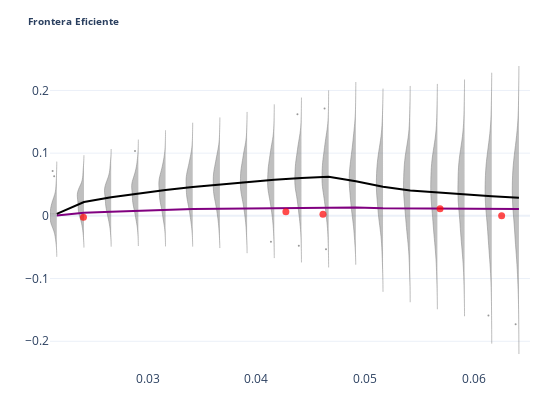

The notebook cell saved with this chart:
### Code cell
ref_df = pd.concat(ref_,axis=1).transpose()

mean_ref = ref_df.mean(axis=0)
traces=[]
temp = eff.iloc[2:]
traces.append(go.Scatter(x=eff_v.index,y=eff_v,mode='lines',line={'color':'purple'}))
traces.append(go.Scatter(x=expvol,y=expret,mode='markers',marker={'size':7,'color':'red'},opacity=0.7))
traces.append(go.Scatter(x=mean_ref.index,y=mean_ref,mode='lines',line={'color':'black'}))
for c in ref_df.columns:
     traces.append(go.Violin(y=ref_df.loc[:,c],jitter=0.2,pointpos=-0.5,
            points='outliers',name=c,side='negative',meanline_visible=True,
            marker={'size':2,'color':'black','opacity':0.4},line={'width':0.5,'color':'gray'}))
scat(traces)

### Figure 1 — Plotly figure (JSON) as saved in the notebook; plotly's stock layout.template omitted (floating-point values rounded to 4 significant figures; data arrays with more than 128 entries replaced by an {"elided": "..."} marker saying what was removed)
{"data": [{"line": {"color": "purple"}, "mode": "lines", "type": "scatter", "x": [0.02164, 0.02414, 0.02664, 0.02914, 0.03164, 0.03414, 0.03664, 0.03914, 0.04164, 0.04414, 0.04664, 0.04914, 0.05164, 0.05414, 0.05664, 0.05914, 0.06164, 0.06414], "y": [0.0004051, 0.004811, 0.006712, 0.008271, 0.009667, 0.01076, 0.01138, 0.01188, 0.01232, 0.01272, 0.0131, 0.01345, 0.01219, 0.01178, 0.01147, 0.01094, 0.01096, 0.01073]}, {"marker": {"color": "red", "size": 7}, "mode": "markers", "opacity": 0.7, "type": "scatter", "x": [0.05689, 0.06255, 0.04271, 0.02409, 0.04612], "y": [0.01144, 0.0001647, 0.006449, -0.002404, 0.002528]}, {"line": {"color": "black"}, "mode": "lines", "type": "scatter", "x": [0.02164, 0.02414, 0.02664, 0.02914, 0.03164, 0.03414, 0.03664, 0.03914, 0.04164, 0.04414, 0.04664, 0.04914, 0.05164, 0.05414, 0.05664, 0.05914, 0.06164, 0.06414], "y": [0.003218, 0.02207, 0.02981, 0.03605, 0.04138, 0.04615, 0.05025, 0.05426, 0.05766, 0.06037, 0.06242, 0.05518, 0.04645, 0.0406, 0.03717, 0.03431, 0.0313, 0.02868]}, {"jitter": 0.2, "line": {"color": "gray", "width": 0.5}, "marker": {"color": "black", "opacity": 0.4, "size": 2}, "meanline": {"visible": true}, "name": "0.0216429438106569", "pointpos": -0.5, "points": "outliers", "side": "negative", "type": "violin", "y": {"elided": "200 float values"}}, {"jitter": 0.2, "line": {"color": "gray", "width": 0.5}, "marker": {"color": "black", "opacity": 0.4, "size": 2}, "meanline": {"visible": true}, "name": "0.0241429438106569", "pointpos": -0.5, "points": "outliers", "side": "negative", "type": "violin", "y": {"elided": "200 float values"}}, {"jitter": 0.2, "line": {"color": "gray", "width": 0.5}, "marker": {"color": "black", "opacity": 0.4, "size": 2}, "meanline": {"visible": true}, "name": "0.026642943810656898", "pointpos": -0.5, "points": "outliers", "side": "negative", "type": "violin", "y": {"elided": "200 float values"}}, {"jitter": 0.2, "line": {"color": "gray", "width": 0.5}, "marker": {"color": "black", "opacity": 0.4, "size": 2}, "meanline": {"visible": true}, "name": "0.029142943810656897", "pointpos": -0.5, "points": "outliers", "side": "negative", "type": "violin", "y": {"elided": "200 float values"}}, {"jitter": 0.2, "line": {"color": "gray", "width": 0.5}, "marker": {"color": "black", "opacity": 0.4, "size": 2}, "meanline": {"visible": true}, "name": "0.031642943810656896", "pointpos": -0.5, "points": "outliers", "side": "negative", "type": "violin", "y": {"elided": "200 float values"}}, {"jitter": 0.2, "line": {"color": "gray", "width": 0.5}, "marker": {"color": "black", "opacity": 0.4, "size": 2}, "meanline": {"visible": true}, "name": "0.0341429438106569", "pointpos": -0.5, "points": "outliers", "side": "negative", "type": "violin", "y": {"elided": "200 float values"}}, {"jitter": 0.2, "line": {"color": "gray", "width": 0.5}, "marker": {"color": "black", "opacity": 0.4, "size": 2}, "meanline": {"visible": true}, "name": "0.03664294381065689", "pointpos": -0.5, "points": "outliers", "side": "negative", "type": "violin", "y": {"elided": "200 float values"}}, {"jitter": 0.2, "line": {"color": "gray", "width": 0.5}, "marker": {"color": "black", "opacity": 0.4, "size": 2}, "meanline": {"visible": true}, "name": "0.03914294381065689", "pointpos": -0.5, "points": "outliers", "side": "negative", "type": "violin", "y": {"elided": "200 float values"}}, {"jitter": 0.2, "line": {"color": "gray", "width": 0.5}, "marker": {"color": "black", "opacity": 0.4, "size": 2}, "meanline": {"visible": true}, "name": "0.04164294381065689", "pointpos": -0.5, "points": "outliers", "side": "negative", "type": "violin", "y": {"elided": "200 float values"}}, {"jitter": 0.2, "line": {"color": "gray", "width": 0.5}, "marker": {"color": "black", "opacity": 0.4, "size": 2}, "meanline": {"visible": true}, "name": "0.04414294381065689", "pointpos": -0.5, "points": "outliers", "side": "negative", "type": "violin", "y": {"elided": "200 float values"}}, {"jitter": 0.2, "line": {"color": "gray", "width": 0.5}, "marker": {"color": "black", "opacity": 0.4, "size": 2}, "meanline": {"visible": true}, "name": "0.04664294381065689", "pointpos": -0.5, "points": "outliers", "side": "negative", "type": "violin", "y": {"elided": "200 float values"}}, {"jitter": 0.2, "line": {"color": "gray", "width": 0.5}, "marker": {"color": "black", "opacity": 0.4, "size": 2}, "meanline": {"visible": true}, "name": "0.04914294381065688", "pointpos": -0.5, "points": "outliers", "side": "negative", "type": "violin", "y": {"elided": "200 float values"}}, {"jitter": 0.2, "line": {"color": "gray", "width": 0.5}, "marker": {"color": "black", "opacity": 0.4, "size": 2}, "meanline": {"visible": true}, "name": "0.051642943810656886", "pointpos": -0.5, "points": "outliers", "side": "negative", "type": "violin", "y": {"elided": "200 float values"}}, {"jitter": 0.2, "line": {"color": "gray", "width": 0.5}, "marker": {"color": "black", "opacity": 0.4, "size": 2}, "meanline": {"visible": true}, "name": "0.05414294381065689", "pointpos": -0.5, "points": "outliers", "side": "negative", "type": "violin", "y": {"elided": "200 float values"}}, {"jitter": 0.2, "line": {"color": "gray", "width": 0.5}, "marker": {"color": "black", "opacity": 0.4, "size": 2}, "meanline": {"visible": true}, "name": "0.05664294381065688", "pointpos": -0.5, "points": "outliers", "side": "negative", "type": "violin", "y": {"elided": "200 float values"}}, {"jitter": 0.2, "line": {"color": "gray", "width": 0.5}, "marker": {"color": "black", "opacity": 0.4, "size": 2}, "meanline": {"visible": true}, "name": "0.05914294381065688", "pointpos": -0.5, "points": "outliers", "side": "negative", "type": "violin", "y": {"elided": "200 float values"}}, {"jitter": 0.2, "line": {"color": "gray", "width": 0.5}, "marker": {"color": "black", "opacity": 0.4, "size": 2}, "meanline": {"visible": true}, "name": "0.06164294381065688", "pointpos": -0.5, "points": "outliers", "side": "negative", "type": "violin", "y": {"elided": "200 float values"}}, {"jitter": 0.2, "line": {"color": "gray", "width": 0.5}, "marker": {"color": "black", "opacity": 0.4, "size": 2}, "meanline": {"visible": true}, "name": "0.06414294381065688", "pointpos": -0.5, "points": "outliers", "side": "negative", "type": "violin", "y": {"elided": "200 float values"}}], "layout": {"height": 400, "margin": {"b": 30, "l": 50, "r": 20, "t": 50}, "showlegend": false, "title": {"font": {"size": 10}, "text": "<b>Frontera Eficiente </b> ", "xanchor": "left"}, "width": 550}}
